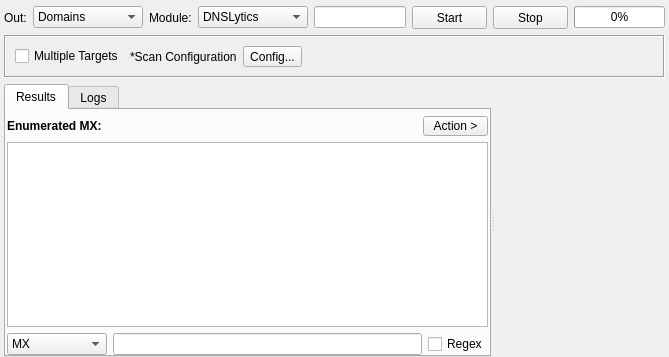
<?xml version="1.0" encoding="UTF-8"?>
<ui version="4.0">
 <class>MXEnum</class>
 <widget class="QWidget" name="MXEnum">
  <property name="geometry">
   <rect>
    <x>0</x>
    <y>0</y>
    <width>669</width>
    <height>357</height>
   </rect>
  </property>
  <property name="windowTitle">
   <string>MX Record Tool</string>
  </property>
  <layout class="QVBoxLayout" name="verticalLayout_2">
   <property name="leftMargin">
    <number>4</number>
   </property>
   <property name="topMargin">
    <number>6</number>
   </property>
   <property name="rightMargin">
    <number>4</number>
   </property>
   <property name="bottomMargin">
    <number>0</number>
   </property>
   <item>
    <layout class="QHBoxLayout" name="horizontalLayout">
     <item>
      <widget class="QLabel" name="labelOut">
       <property name="text">
        <string>Out:</string>
       </property>
      </widget>
     </item>
     <item>
      <widget class="QComboBox" name="comboBoxOption">
       <property name="minimumSize">
        <size>
         <width>110</width>
         <height>0</height>
        </size>
       </property>
       <item>
        <property name="text">
         <string>Domains</string>
        </property>
       </item>
      </widget>
     </item>
     <item>
      <widget class="QLabel" name="labelModule">
       <property name="text">
        <string>Module:</string>
       </property>
      </widget>
     </item>
     <item>
      <widget class="QComboBox" name="comboBoxEngine">
       <property name="minimumSize">
        <size>
         <width>110</width>
         <height>0</height>
        </size>
       </property>
       <item>
        <property name="text">
         <string>DNSLytics</string>
        </property>
       </item>
      </widget>
     </item>
     <item>
      <widget class="QLineEdit" name="lineEditTarget"/>
     </item>
     <item>
      <widget class="QPushButton" name="buttonStart">
       <property name="minimumSize">
        <size>
         <width>75</width>
         <height>23</height>
        </size>
       </property>
       <property name="sizeIncrement">
        <size>
         <width>0</width>
         <height>0</height>
        </size>
       </property>
       <property name="text">
        <string>Start</string>
       </property>
      </widget>
     </item>
     <item>
      <widget class="QPushButton" name="buttonStop">
       <property name="minimumSize">
        <size>
         <width>75</width>
         <height>23</height>
        </size>
       </property>
       <property name="sizeIncrement">
        <size>
         <width>0</width>
         <height>0</height>
        </size>
       </property>
       <property name="text">
        <string>Stop</string>
       </property>
      </widget>
     </item>
     <item>
      <widget class="QProgressBar" name="progressBar">
       <property name="value">
        <number>0</number>
       </property>
      </widget>
     </item>
    </layout>
   </item>
   <item>
    <widget class="QFrame" name="frame">
     <property name="frameShape">
      <enum>QFrame::Box</enum>
     </property>
     <property name="frameShadow">
      <enum>QFrame::Sunken</enum>
     </property>
     <layout class="QHBoxLayout" name="horizontalLayout_2">
      <property name="leftMargin">
       <number>9</number>
      </property>
      <property name="rightMargin">
       <number>9</number>
      </property>
      <item>
       <widget class="QCheckBox" name="checkBoxMultipleTargets">
        <property name="text">
         <string>Multiple Targets</string>
        </property>
       </widget>
      </item>
      <item>
       <widget class="QLabel" name="label_2">
        <property name="text">
         <string>*Scan Configuration</string>
        </property>
       </widget>
      </item>
      <item>
       <widget class="QToolButton" name="buttonConfig">
        <property name="text">
         <string>Config...</string>
        </property>
       </widget>
      </item>
      <item>
       <spacer name="horizontalSpacer">
        <property name="orientation">
         <enum>Qt::Horizontal</enum>
        </property>
        <property name="sizeHint" stdset="0">
         <size>
          <width>396</width>
          <height>20</height>
         </size>
        </property>
       </spacer>
      </item>
     </layout>
    </widget>
   </item>
   <item>
    <widget class="QSplitter" name="splitter">
     <property name="orientation">
      <enum>Qt::Horizontal</enum>
     </property>
     <widget class="QTabWidget" name="tabWidget">
      <property name="currentIndex">
       <number>0</number>
      </property>
      <widget class="QWidget" name="tabResults">
       <attribute name="title">
        <string>Results</string>
       </attribute>
       <layout class="QVBoxLayout" name="verticalLayout">
        <property name="leftMargin">
         <number>1</number>
        </property>
        <property name="topMargin">
         <number>6</number>
        </property>
        <property name="rightMargin">
         <number>1</number>
        </property>
        <property name="bottomMargin">
         <number>0</number>
        </property>
        <item>
         <layout class="QHBoxLayout" name="horizontalLayout_3">
          <item>
           <widget class="QLabel" name="label_3">
            <property name="sizePolicy">
             <sizepolicy hsizetype="Maximum" vsizetype="Maximum">
              <horstretch>0</horstretch>
              <verstretch>0</verstretch>
             </sizepolicy>
            </property>
            <property name="font">
             <font>
              <weight>75</weight>
              <bold>true</bold>
             </font>
            </property>
            <property name="text">
             <string>Enumerated MX:</string>
            </property>
           </widget>
          </item>
          <item>
           <widget class="QLabel" name="labelResultsCount">
            <property name="sizePolicy">
             <sizepolicy hsizetype="Preferred" vsizetype="Preferred">
              <horstretch>0</horstretch>
              <verstretch>0</verstretch>
             </sizepolicy>
            </property>
            <property name="text">
             <string/>
            </property>
           </widget>
          </item>
          <item>
           <widget class="QToolButton" name="buttonAction">
            <property name="minimumSize">
             <size>
              <width>65</width>
              <height>20</height>
             </size>
            </property>
            <property name="text">
             <string>Action &gt;</string>
            </property>
           </widget>
          </item>
         </layout>
        </item>
        <item>
         <widget class="QTreeView" name="treeResults">
          <property name="contextMenuPolicy">
           <enum>Qt::CustomContextMenu</enum>
          </property>
          <property name="acceptDrops">
           <bool>false</bool>
          </property>
          <property name="alternatingRowColors">
           <bool>true</bool>
          </property>
          <property name="selectionMode">
           <enum>QAbstractItemView::SingleSelection</enum>
          </property>
          <attribute name="headerCascadingSectionResizes">
           <bool>true</bool>
          </attribute>
          <attribute name="headerMinimumSectionSize">
           <number>220</number>
          </attribute>
          <attribute name="headerDefaultSectionSize">
           <number>220</number>
          </attribute>
          <attribute name="headerHighlightSections">
           <bool>true</bool>
          </attribute>
         </widget>
        </item>
        <item>
         <layout class="QHBoxLayout" name="horizontalLayout_4">
          <item>
           <widget class="QComboBox" name="comboBoxFilter">
            <property name="minimumSize">
             <size>
              <width>100</width>
              <height>0</height>
             </size>
            </property>
            <item>
             <property name="text">
              <string>MX</string>
             </property>
            </item>
            <item>
             <property name="text">
              <string>Value</string>
             </property>
            </item>
           </widget>
          </item>
          <item>
           <widget class="QLineEdit" name="lineEditFilter"/>
          </item>
          <item>
           <widget class="QCheckBox" name="checkBoxRegex">
            <property name="text">
             <string>Regex</string>
            </property>
           </widget>
          </item>
         </layout>
        </item>
       </layout>
      </widget>
      <widget class="QWidget" name="tabLogs">
       <attribute name="title">
        <string>Logs</string>
       </attribute>
       <layout class="QVBoxLayout" name="verticalLayout_3">
        <property name="leftMargin">
         <number>2</number>
        </property>
        <property name="topMargin">
         <number>6</number>
        </property>
        <property name="rightMargin">
         <number>2</number>
        </property>
        <property name="bottomMargin">
         <number>0</number>
        </property>
        <item>
         <widget class="QPlainTextEdit" name="plainTextEditLogs"/>
        </item>
       </layout>
      </widget>
     </widget>
     <widget class="InputWidget" name="targets" native="true">
      <property name="minimumSize">
       <size>
        <width>0</width>
        <height>150</height>
       </size>
      </property>
     </widget>
    </widget>
   </item>
  </layout>
 </widget>
 <customwidgets>
  <customwidget>
   <class>InputWidget</class>
   <extends>QWidget</extends>
   <header>src/widgets/InputWidget.h</header>
   <container>1</container>
  </customwidget>
 </customwidgets>
 <resources/>
 <connections/>
</ui>
